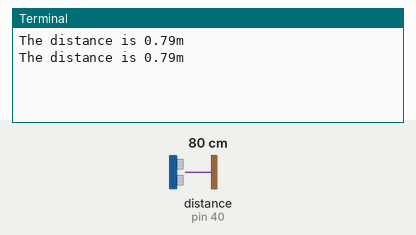
The program below on a simulated Raspberry Pi (header pin numbers). Shown: the last lines printed to the terminal. The test bench sets the inputs (shaded band); at power-on: distance to the obstacle (sensor on pin 40) 80 cm. The echo pulse lasts 58.3 µs per cm; the clock reads 2024-03-15 10:24:30 at power-on unless the program sets it.

Above: at 1.2 s.
1.3 s: distance to the obstacle (sensor on pin 40) set to 2 cm
At 2.6 s:
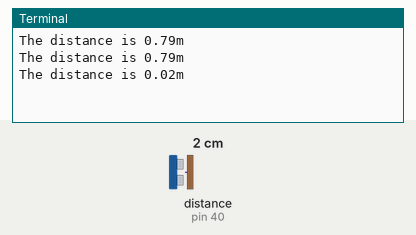
2.8 s: distance to the obstacle (sensor on pin 40) set to 4 cm
At 3.8 s:
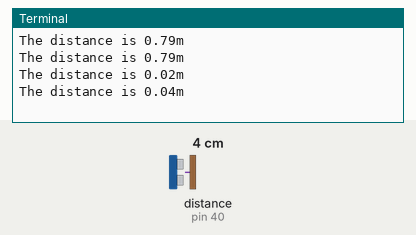
Timing chart, 0 to 5.8 s (numbered marks = the images above; inputs shaded):
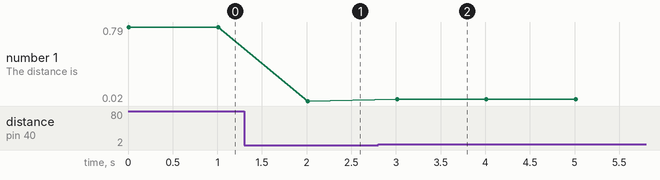

Measured:
- after the input at 1.3 s, the terminal: prints a new line after 0.71 s (image 1)
- after the input at 2.8 s, the terminal: prints a new line after 0.21 s (image 2)
- plotted number 1: 0.79 → 0.02 after the input at 1.3 s, 0.02 → 0.04 after the input at 2.8 s

The program:

rangeSensor.py
```python
import RPi.GPIO as gpio
import time

triggerPin = 38
echoPin = 40
maxDistance = 220
timeOut = maxDistance * 60
interval = 1

def start():
    gpio.setmode(gpio.BOARD)
    gpio.setup(triggerPin, gpio.OUT)
    gpio.setup(echoPin, gpio.IN)
    try:
        loop()
    except KeyboardInterrupt:
        gpio.cleanup()

# To obtain the pulse time of a pin (?)
def pulseIn(pin, level, timeOut):
    initialTime = time.time()
    while(gpio.input(pin) != level):
        if((time.time() - initialTime) > timeOut * 0.000001):
            return 0
    initialTime = time.time()
    while(gpio.input(pin) == level):
        if((time.time() - initialTime) > timeOut * 0.000001):
            return 0
    pulseTime = (time.time() - initialTime) * 0.000001
    return pulseTime

# To measure the distance inn centimeters
def getSonar():
    gpio.output(triggerPin, gpio.HIGH)
    time.sleep(0.00001) # 10 nanoseconds
    gpio.output(triggerPin, gpio.LOW)
    pingTime = pulseIn(echoPin, gpio.HIGH, timeOut)
    distance = pingTime * 340.0 / 2.0 * 1000000.0
    return distance

def loop():
    while True:
        distance = getSonar()
        print("The distance is {:.2f}m".format(distance))
        time.sleep(interval)

start()
```
